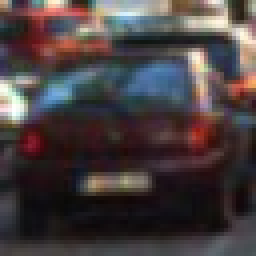
#> input picture P5_Vehicle_Detection_All /vehicles_smallset/cars1/128.jpeg, 64 x 64 px (shown 4 times larger); its folder holds only this picture in this run; the run also reads 1 picture not shown here
$ jupyter execute --allow-errors 'P5 New.ipynb'   (shell and % lines are left out)   (older library calls are emulated)
#> lines starting #> are read from the running program, lines starting #| are printed output that depends on the picture
### P5_Vehicle_Detection_All /mod_functions.py
#Libraries
import numpy as np
import cv2
import matplotlib.pyplot as plt
import matplotlib.image as mpimg
from mpl_toolkits.mplot3d import Axes3D
import glob
from skimage.feature import hog
from skimage import color, exposure
import time
from sklearn.svm import LinearSVC, SVC
from sklearn.preprocessing import StandardScaler
# NOTE: the next import is only valid for scikit-learn version <= 0.17
# for scikit-learn >= 0.18 use:
from sklearn.model_selection import train_test_split
#from sklearn.cross_validation import train_test_split


#Functions

# Here is your draw_boxes function from the previous exercise
# [9 lines left out: function draw_boxes, not called in this run]

# Define a function to compute color histogram features
#def color_hist(img, nbins=32, bins_range=(0, 256)):
#    # Compute the histogram of the RGB channels separately
#    rhist = np.histogram(img[:,:,0], bins=nbins, range=bins_range)
#    ghist = np.histogram(img[:,:,1], bins=nbins, range=bins_range)
#    bhist = np.histogram(img[:,:,2], bins=nbins, range=bins_range)
#    # Generating bin centers
#    bin_edges = rhist[1]
#    bin_centers = (bin_edges[1:]  + bin_edges[0:len(bin_edges)-1])/2
#    # Concatenate the histograms into a single feature vector
#    hist_features = np.concatenate((rhist[0], ghist[0], bhist[0]))
#    # Return the individual histograms, bin_centers and feature vector
#    return rhist, ghist, bhist, bin_centers, hist_features

# Define a function to compute color histogram features   Now produces a float
def color_hist(img,  nbins=32, bins_range=(0, 256), channel_1 = True, channel_2 = True, channel_3 = True):

    # Compute the histogram of the color channels separately
    channel1_hist = np.histogram(img[:,:,0], bins=nbins, range=bins_range)
    channel2_hist = np.histogram(img[:,:,1], bins=nbins, range=bins_range)
    channel3_hist = np.histogram(img[:,:,2], bins=nbins, range=bins_range)
    # Generating bin centers
    bin_edges = channel1_hist[1]
    bin_centers = (bin_edges[1:]  + bin_edges[0:len(bin_edges)-1])/2


    #modify to combine any 1, 2 or 3 channels.

    if(channel_1 == True & channel_2 == True & channel_3 == True):
    # Concatenate the histograms into a single feature vector
        hist_features = np.concatenate((channel1_hist[0], channel2_hist[0], channel3_hist[0]))
    elif((channel_1 == True) & (channel_2 == True) & (channel_3 == False)):
        hist_features = np.concatenate((channel1_hist[0], channel2_hist[0]))
    elif((channel_1 == True) & (channel_2 == False) & (channel_3 == True)):
        hist_features = np.concatenate((channel1_hist[0], channel3_hist[0]))
    elif((channel_1 ==False) & (channel_2 == True) & (channel_3 == True)):
        hist_features = np.concatenate(( channel2_hist[0], channel3_hist[0]))
    elif((channel_1 == True) & (channel_2 == False) & (channel_3 == False)):
        #hist_features = np.concatenate(( channel1_hist[0]))
        hist_features = channel1_hist[0]
    elif((channel_1 == False) & (channel_2 == True) & (channel_3 == False)):
        #hist_features = np.concatenate(( channel2_hist[0]))
        hist_features = channel2_hist[0]
    elif((channel_1 == False) & (channel_2 == False) & (channel_3 == True)):
        #hist_features = np.concatenate(( channel3_hist[0]))
        hist_features = channel3_hist[0]


    # Return the individual histograms, bin_centers and feature vector
    return channel1_hist, channel2_hist, channel3_hist, bin_centers, hist_features


# [84 lines left out: functions plot_three_bar_charts, plot_three_bar_charts_car_notcar, plot3d, not called in this run]

# Define a function to compute color histogram features
# Pass the color_space flag as 3-letter all caps string
# like 'HSV' or 'LUV' etc.
#32 * 32 * 3 =3072
def bin_spatial(img, size=(32, 32), channel_1 = True, channel_2 = True, channel_3 = True):
    #print(img.shape, 'resize pre image size')
    # Use cv2.resize().ravel() to create the feature vector

    #modify to combine any 1, 2 or 3 channels.

    if(channel_1 == True & channel_2 == True & channel_3 == True):
    # Concatenate the histograms into a single feature vector
        features = cv2.resize(img, size).ravel()
    elif((channel_1 == True) & (channel_2 == True) & (channel_3 == False)):
        features = cv2.resize(img[:,:, 0:2], size).ravel()
    elif((channel_1 == True) & (channel_2 == False) & (channel_3 == True)):
        features = cv2.resize(img[:,:, (0,2)], size).ravel()
    elif((channel_1 ==False) & (channel_2 == True) & (channel_3 == True)):
        features = cv2.resize(img[:,:,1:3], size).ravel()
    elif((channel_1 == True) & (channel_2 == False) & (channel_3 == False)):
        features = cv2.resize(img[:,:,0], size).ravel()
    elif((channel_1 == False) & (channel_2 == True) & (channel_3 == False)):
        features = cv2.resize(img[:,:,1], size).ravel()
    elif((channel_1 == False) & (channel_2 == False) & (channel_3 == True)):
        features = cv2.resize(img[:,:,2], size).ravel()
    #features = img.ravel() # Remove this line!
    # Return the feature vector
    return features


# Define a function to return HOG features and visualization
def get_hog_features(img, orient, pix_per_cell, cell_per_block, vis=False, feature_vec=True):
    img = cv2.resize(img, (64, 64))                                                            #!!!!!Added!!!!!
    # Call with two outputs if vis==True
    if vis == True:
        features, hog_image = hog(img, orientations=orient, pixels_per_cell=(pix_per_cell, pix_per_cell),
                                  cells_per_block=(cell_per_block, cell_per_block), transform_sqrt=True,
                                  visualise=vis, feature_vector=feature_vec)
        return features, hog_image
    # Otherwise call with one output
    else:
        features = hog(img, orientations=orient, pixels_per_cell=(pix_per_cell, pix_per_cell),
                       cells_per_block=(cell_per_block, cell_per_block), transform_sqrt=True,
                       visualise=vis, feature_vector=feature_vec)
        return features


# Define a function to return some characteristics of the dataset
def data_look(car_list, notcar_list):
    data_dict = {}
    # Define a key in data_dict "n_cars" and store the number of car images
    data_dict["n_cars"] = len(car_list)
    # Define a key "n_notcars" and store the number of notcar images
    data_dict["n_notcars"] = len(notcar_list)
    # Read in a test image, either car or notcar
    example_img = mpimg.imread(car_list[0])
#> example_img is the input picture: shape (64, 64, 3); mean R, G, B 72.5, 63.1, 64.3
    # Define a key "image_shape" and store the test image shape 3-tuple
    data_dict["image_shape"] = example_img.shape
    # Define a key "data_type" and store the data type of the test image.
    data_dict["data_type"] = example_img.dtype
    # Return data_dict
    return data_dict


# Define a function to extract features from a list of images
# Have this function call bin_spatial() and color_hist()
def extract_features(imgs, cspace='RGB', spatial_size=(32, 32),
                        hist_bins=32, hist_range=(0, 256), orient=9,
                        pix_per_cell=8, cell_per_block=2, hog_channel=0, gray_flag = False,
                        chan_1 = True, chan_2 = True, chan_3 = True):
    # Create a list to append feature vectors to
    features = []
    # Iterate through the list of images
    for file in imgs:
        # Read in each one by one
        image = mpimg.imread(file)
        # apply color conversion if other than 'RGB'
        if cspace != 'RGB':
            if cspace == 'HSV':
                feature_image = cv2.cvtColor(image, cv2.COLOR_RGB2HSV)
            elif cspace == 'LUV':
                feature_image = cv2.cvtColor(image, cv2.COLOR_RGB2LUV)
            elif cspace == 'HLS':
                feature_image = cv2.cvtColor(image, cv2.COLOR_RGB2HLS)
            elif cspace == 'YUV':
                feature_image = cv2.cvtColor(image, cv2.COLOR_RGB2YUV)
            elif cspace == 'Yrb':
                feature_image = cv2.cvtColor(image, cv2.COLOR_RGB2YCrCb)
        else: feature_image = np.copy(image)
        # Apply bin_spatial() to get spatial color features
        spatial_features = bin_spatial(feature_image, size=spatial_size,
                                       channel_1 = chan_1, channel_2 = chan_2, channel_3 = chan_3)

        # Apply color_hist() also with a color space option now
        #hist_features = color_hist(feature_image, nbins=hist_bins, bins_range=hist_range)
        _,_,_,_,hist_features = color_hist(feature_image, nbins=hist_bins, bins_range=hist_range,
                                           channel_1 = chan_1, channel_2 = chan_2, channel_3 = chan_3)
        # Call get_hog_features() with vis=False, feature_vec=True
        gray = cv2.cvtColor(image, cv2.COLOR_RGB2GRAY)
        if gray_flag:
            hog_features = get_hog_features(gray, orient,
                        pix_per_cell, cell_per_block, vis=False, feature_vec=True)
        else:
            hog_features = get_hog_features(feature_image[:,:,hog_channel], orient,
                        pix_per_cell, cell_per_block, vis=False, feature_vec=True)

        # Append the new feature vector to the features list

        features.append(np.concatenate((spatial_features, hist_features, hog_features)))
    # Return list of feature vectors
    return features


    # Define a function to extract features from an image
# Have this function call bin_spatial() and color_hist()
# [100 lines left out: functions extract_features_from_image, slide_window, not called in this run]

### P5_Vehicle_Detection_All /P5 New.ipynb
# Vehicle Detection Project -P5

The goals / steps of this project are the following:
* Demonstrate the benefits of Histogram of color as a feature in vehicle detection.
* Demonstrate the benefits of Spacial Bins as a feature in vehicle detection.
* Demonstrate the benefits of HOG-Histogram of Oriented Gradients as a feature in vehicle detection.
* Visualize the benifits of normalization
* Perform a Histogram of Oriented Gradients (HOG) feature extraction on a labeled training set of images and train a classifier Linear SVM classifier
* Optionally, you can also apply a color transform and append binned color features, as well as histograms of color, to your HOG feature vector.
* Implement a sliding-window technique and use your trained classifier to search for vehicles in images.
* Run your pipeline on a video stream (start with the test_video.mp4 and later implement on full project_video.mp4) and create a heat map of recurring detections frame by frame to reject outliers and follow detected vehicles.
* Estimate a bounding box for vehicles detected. Soure(2)

## Intorduction

In order to be able to detect a vehicle near a car each image form a forward facing camera is scanned with a sliding window to identify windows with car or not-car images. Techniques are used to evaluate the window images. These techniques were HOG-Histogram of Oriented Gradients,  Spatial Bins and Histogram of color. Many color spaces were tested.

Note: A modified version of these functions were used to visualize the benefits each of these techniques. The modification enable visualizing any combination of the 3 channels of the color space. These modified functions are in the mod_functions.py folder.

The predictive classifier below used functions to process all 3 channels in the attempt to capture as much information as possible. These are the  functions listed in the 'Building the Classifier' section below.

[Link to Final Output Video]([video link](https://youtu.be/IdA85pDjplU)

[cell 1]
#Libraries
import numpy as np
import cv2
import matplotlib.pyplot as plt
import matplotlib.image as mpimg
from mpl_toolkits.mplot3d import Axes3D
import glob
from skimage.feature import hog
from skimage import color, exposure
import time
from sklearn.svm import LinearSVC, SVC
from sklearn.preprocessing import StandardScaler
# NOTE: the next import is only valid for scikit-learn version <= 0.17
# for scikit-learn >= 0.18 use:
from sklearn.model_selection import train_test_split
#from sklearn.cross_validation import train_test_split
from mod_functions import *

#%matplotlib qt

## Analysis of the Data and Methods

### import data

[cell 2]
## Divide up into cars and notcars
#images are divided up into vehicles and non-vehicles
#I put folder 'vehicles_smallest' and 'non-vehicles_smallest'in a folder 'imgs'
#cars = glob.glob('vehicles/*/*.png')                   #for accurate runs
cars = glob.glob('vehicles_smallset/*/*.jpeg')          # for quick testing
print(type(cars), 'type cars')
print(len(cars), 'cars')
#notcars = glob.glob('non-vehicles/*/*.png')            #for accurate runs
notcars = glob.glob('non-vehicles_smallset/*/*.jpeg')   # for quick testing
print(len(notcars), 'notcars')

### Example car and not-car

[cell 3]
# images are divided up into vehicles and non-vehicles
data_info = data_look(cars, notcars)
# Just for fun choose random car / not-car indices and plot example images
car_ind = np.random.randint(0, len(cars))
#> (the rest of this cell did not finish here and is left out)

## Spacial Binned Color Features

Image pixels were broken down to spacial bins. The image was resized and flattened. The visualization below shows the  difference in spacial bins for the car and not-car samples.

[cell 4]
from mod_functions import * #form mof_functions.py

car_inds = np.random.randint(0, len(cars),10)
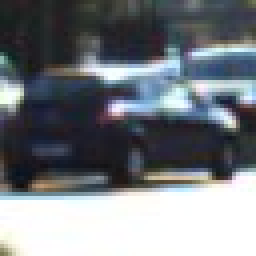
#> input picture P5_Vehicle_Detection_All /vehicles_smallset/cars2/424.jpeg, 64 x 64 px (shown 4 times larger)
#> further down, car_image is the input picture: shape (64, 64, 3); mean R, G, B 118.1, 123, 128.3

#> (the rest of this cell did not finish here and is left out)

#> in bin_spatial, `features = cv2.resize(img[:,:, (0,2)], size).ravel()`: features = 2048 values, max 255 at index 1469, min 0 at index 1594, mean 79.24
#> `car_feature_vec = bin_spatial(car_image, size=(32, 32), channel_1 = Tr..`: car_feature_vec has the same summary as features in bin_spatial

    notcar_image = mpimg.imread(notcars[car_ind])
    notcar_feature_vec = bin_spatial(notcar_image, size=(32, 32), channel_1 = True, channel_2 = False, channel_3 = True)
    # Plot the examples
    fig = plt.figure()
    plt.subplot(121)
    plt.plot(car_feature_vec)
    plt.title('Example car_feature_vec')
    plt.subplot(122)
    plt.plot(notcar_feature_vec)
    plt.title('Example notcar_feature_vec')

Above you can see a difference in the spacial bin pattern between car and non-car. These differences can be used as a feature in predicting car vs non-car in a sliding window on an image.

## Color Histogram
Histograms of the channels of an image. Each channel value is put in one of 32 bin, one set of bins for each channel of the color space. Below shows the 3 histograms. Below the data pattern of the 3 histograms for cars and the 3 histograms for non-car shows a difference between car and not-car. Again, these can be used as features in predicting if a sliding window across and image is car or not-car.

[cell 5]
from mod_functions import * #form mof_functions.py

# [34 lines left out: function plot_three_bar_charts_car_notcar, not called in this run]

[cell 6]
from mod_functions import * #form mof_functions.py

#> (the rest of this cell did not finish here and is left out)

#> in color_hist, `bin_edges = channel1_hist[1]`: bin_edges = 33 values from 0 to 256
#> in color_hist, `bin_centers = (bin_edges[1:]  + bin_edges[0:len(bin_edges)-1])/2`: bin_centers = 32 values from 4 to 252
#> in color_hist, `hist_features = np.concatenate(( channel2_hist[0], channel3_hist[0]))`: hist_features = 64 values, max 1028 at index 63, min 0 at index 0, mean 128
#> `car_rh, car_gh, car_bh, bincen, feature_vec =  color_hist(car_image, n..`: bincen = 32 values from 4 to 252; feature_vec has the same summary as hist_features in color_hist

    notcar_image = mpimg.imread(notcars[car_ind])
    notcar_rh, notcar_gh, notcar_bh, bincen, feature_vec = color_hist(notcar_image, nbins=32, bins_range=(0, 256), channel_1 = False, channel_2 = True, channel_3 = True)

    plot_three_bar_charts_car_notcar(car_rh=car_rh, car_gh=car_gh, car_bh=car_bh, notcar_rh=notcar_rh, notcar_gh=notcar_gh, notcar_bh=notcar_bh, bincen=bincen, color_space = 'YUV')

print(len(feature_vec))

Above shows the color Histograms of car and not car for 10 examples of each. You can see cars, in general have higher values to the left of the histograms and it slops down to the right. Again, these differences can be used as a feature in predicting car vs non-car in a sliding window on an image.

# HOG- Histogram of Oriented Gradients

HOG consists of:
- (optional) global image normalization
- computing the gradient image in x and y
- computing gradient histograms
- normalizing  across blocks
- flattening into a feature vector
source(1)

Below shows the HOG image for 10 car window(left) and 10 not-car(right) window examples.

[cell 7]
car_inds = np.random.randint(0, len(cars),10)
orient = 9
pix_per_cell = 8
cell_per_block = 2

#> (the rest of this cell did not finish here and is left out)

#> `car_feature_vec = bin_spatial(car_image, size=(32, 32), channel_1 = Tr..`: car_feature_vec = 3072 values, max 250 at index 474, min 9 at index 1850, mean 66.76
#> `car_gray = cv2.cvtColor(car_image, cv2.COLOR_RGB2GRAY)`:
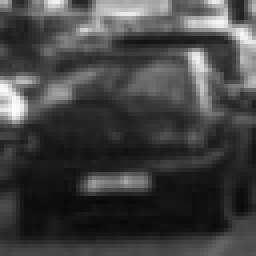
#> car_gray: shape (64, 64) (shown 4 times larger); min 9, max 254, mean 66.1
    car_gray = cv2.cvtColor(car_image, cv2.COLOR_RGB2GRAY)
    car_features, car_hog_image = get_hog_features(car_gray, orient,
                        pix_per_cell, cell_per_block,
                        vis=True, feature_vec=False)
#> (the rest of the program and of its run is left out)
